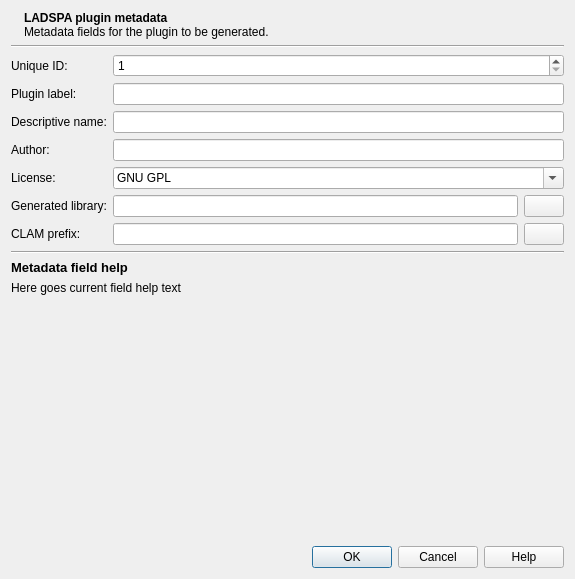
<ui version="4.0" >
 <author>David Garcia Garzon</author>
 <class>LadspaMetadataEditor</class>
 <widget class="QDialog" name="LadspaMetadataEditor" >
  <property name="geometry" >
   <rect>
    <x>0</x>
    <y>0</y>
    <width>575</width>
    <height>579</height>
   </rect>
  </property>
  <property name="windowTitle" >
   <string>LADSPA plugin generation</string>
  </property>
  <layout class="QVBoxLayout" name="verticalLayout_2" >
   <item>
    <layout class="QHBoxLayout" name="horizontalLayout" >
     <item>
      <widget class="QLabel" name="label_6" >
       <property name="sizePolicy" >
        <sizepolicy vsizetype="Preferred" hsizetype="Fixed" >
         <horstretch>0</horstretch>
         <verstretch>0</verstretch>
        </sizepolicy>
       </property>
       <property name="text" >
        <string/>
       </property>
       <property name="pixmap" >
        <pixmap resource="images.qrc" >:/icons/images/lau_logo.png</pixmap>
       </property>
       <property name="scaledContents" >
        <bool>false</bool>
       </property>
       <property name="alignment" >
        <set>Qt::AlignLeading|Qt::AlignLeft|Qt::AlignTop</set>
       </property>
      </widget>
     </item>
     <item>
      <widget class="QLabel" name="label_7" >
       <property name="sizePolicy" >
        <sizepolicy vsizetype="Preferred" hsizetype="Preferred" >
         <horstretch>0</horstretch>
         <verstretch>0</verstretch>
        </sizepolicy>
       </property>
       <property name="text" >
        <string>&lt;b>LADSPA plugin metadata&lt;/b>
&lt;br/>Metadata fields for the plugin to be generated.</string>
       </property>
       <property name="alignment" >
        <set>Qt::AlignLeading|Qt::AlignLeft|Qt::AlignTop</set>
       </property>
       <property name="wordWrap" >
        <bool>true</bool>
       </property>
      </widget>
     </item>
     <item>
      <widget class="QLabel" name="label_9" >
       <property name="sizePolicy" >
        <sizepolicy vsizetype="Fixed" hsizetype="Fixed" >
         <horstretch>0</horstretch>
         <verstretch>0</verstretch>
        </sizepolicy>
       </property>
       <property name="text" >
        <string/>
       </property>
       <property name="pixmap" >
        <pixmap resource="images.qrc" >:/icons/images/clamlogo.png</pixmap>
       </property>
      </widget>
     </item>
    </layout>
   </item>
   <item>
    <widget class="Line" name="line_2" >
     <property name="orientation" >
      <enum>Qt::Horizontal</enum>
     </property>
    </widget>
   </item>
   <item>
    <layout class="QFormLayout" name="formLayout" >
     <property name="fieldGrowthPolicy" >
      <enum>QFormLayout::AllNonFixedFieldsGrow</enum>
     </property>
     <item row="1" column="0" >
      <widget class="QLabel" name="label_5" >
       <property name="text" >
        <string>Unique ID:</string>
       </property>
       <property name="buddy" >
        <cstring>ladspaUniqueId</cstring>
       </property>
      </widget>
     </item>
     <item row="1" column="1" >
      <widget class="QSpinBox" name="ladspaUniqueId" >
       <property name="whatsThis" >
        <string>The unique id is a number that indentifies the plugin uniquely world wide.</string>
       </property>
       <property name="minimum" >
        <number>1</number>
       </property>
       <property name="maximum" >
        <number>2147483647</number>
       </property>
      </widget>
     </item>
     <item row="2" column="0" >
      <widget class="QLabel" name="label" >
       <property name="text" >
        <string>Plugin label:</string>
       </property>
       <property name="buddy" >
        <cstring>ladspaLabel</cstring>
       </property>
      </widget>
     </item>
     <item row="2" column="1" >
      <widget class="QLineEdit" name="ladspaLabel" >
       <property name="whatsThis" >
        <string>The plugin label is a mnemonic identifier that can be used in conjuction with the library name instead of using the numeric id. No spaces are allowed in the label. The convention is to add an increasing number at the end for different incompatible versions of the same plugin.
Example: sine28</string>
       </property>
      </widget>
     </item>
     <item row="3" column="0" >
      <widget class="QLabel" name="label_2" >
       <property name="text" >
        <string>Descriptive name:</string>
       </property>
       <property name="buddy" >
        <cstring>ladspaName</cstring>
       </property>
      </widget>
     </item>
     <item row="3" column="1" >
      <widget class="QLineEdit" name="ladspaName" >
       <property name="toolTip" >
        <string>This is the descriptive name that the host application will display to the final user.</string>
       </property>
       <property name="whatsThis" >
        <string>This is the descriptive name that the host application will display to the final user.
Example: Sine Oscillator</string>
       </property>
      </widget>
     </item>
     <item row="4" column="0" >
      <widget class="QLabel" name="label_3" >
       <property name="text" >
        <string>Author:</string>
       </property>
       <property name="buddy" >
        <cstring>ladspaMaker</cstring>
       </property>
      </widget>
     </item>
     <item row="4" column="1" >
      <widget class="QLineEdit" name="ladspaMaker" >
       <property name="whatsThis" >
        <string>The author (maker) is the name of the maker of the plugin. The convention is to specify both the name and a contact email enclosed in angles.
Example: Richard Stallman &lt;rms@fsf.org></string>
       </property>
      </widget>
     </item>
     <item row="5" column="0" >
      <widget class="QLabel" name="label_4" >
       <property name="text" >
        <string>License:</string>
       </property>
       <property name="buddy" >
        <cstring>ladspaCopyright</cstring>
       </property>
      </widget>
     </item>
     <item row="5" column="1" >
      <widget class="QComboBox" name="ladspaCopyright" >
       <property name="whatsThis" >
        <string>This is the license (copyright) of the Plugin. Since the plugin links against CLAM, that is GPL, you have to choose a GPL compatible license.
</string>
       </property>
       <property name="editable" >
        <bool>true</bool>
       </property>
       <item>
        <property name="text" >
         <string>GNU GPL</string>
        </property>
       </item>
       <item>
        <property name="text" >
         <string>GNU LGPL</string>
        </property>
       </item>
      </widget>
     </item>
     <item row="7" column="0" >
      <widget class="QLabel" name="label_8" >
       <property name="text" >
        <string>Generated library:</string>
       </property>
       <property name="buddy" >
        <cstring>ladspaLibrary</cstring>
       </property>
      </widget>
     </item>
     <item row="7" column="1" >
      <layout class="QHBoxLayout" name="horizontalLayout_2" >
       <item>
        <widget class="QLineEdit" name="ladspaLibrary" >
         <property name="whatsThis" >
          <string>This field is not metadata but a chooser for the target library file you want to generate. Click on the side button to choose a location.</string>
         </property>
        </widget>
       </item>
       <item>
        <widget class="QPushButton" name="browseLadspaLibrary" >
         <property name="icon" >
          <iconset resource="images.qrc" >
           <normaloff>:/icons/images/fileopen.png</normaloff>:/icons/images/fileopen.png</iconset>
         </property>
        </widget>
       </item>
      </layout>
     </item>
     <item row="8" column="0" >
      <widget class="QLabel" name="label_12" >
       <property name="text" >
        <string>CLAM prefix:</string>
       </property>
      </widget>
     </item>
     <item row="8" column="1" >
      <layout class="QHBoxLayout" name="horizontalLayout_3" >
       <item>
        <widget class="QLineEdit" name="clamPrefix" >
         <property name="whatsThis" >
          <string>The prefix where the CLAM libraries have been installed. Common paths are: /usr or /usr/local in Linux/Unix/MacOs and c:/MinGW/local in windows.

Building LADSPA plugins requires the development files or SDK not just the run time libraries.</string>
         </property>
        </widget>
       </item>
       <item>
        <widget class="QPushButton" name="browseClamPrefix" >
         <property name="icon" >
          <iconset resource="images.qrc" >
           <normaloff>:/icons/images/fileopen.png</normaloff>:/icons/images/fileopen.png</iconset>
         </property>
        </widget>
       </item>
      </layout>
     </item>
    </layout>
   </item>
   <item>
    <widget class="Line" name="line" >
     <property name="orientation" >
      <enum>Qt::Horizontal</enum>
     </property>
    </widget>
   </item>
   <item>
    <layout class="QVBoxLayout" name="verticalLayout" >
     <item>
      <widget class="QLabel" name="label_11" >
       <property name="text" >
        <string>&lt;!DOCTYPE HTML PUBLIC "-//W3C//DTD HTML 4.0//EN" "http://www.w3.org/TR/REC-html40/strict.dtd">
&lt;html>&lt;head>&lt;meta name="qrichtext" content="1" />&lt;style type="text/css">
p, li { white-space: pre-wrap; }
&lt;/style>&lt;/head>&lt;body style=" font-family:'DejaVu Sans'; font-size:10pt; font-weight:400; font-style:normal;">
&lt;p style=" margin-top:0px; margin-bottom:0px; margin-left:0px; margin-right:0px; -qt-block-indent:0; text-indent:0px;">&lt;span style=" font-weight:600;">Metadata field help&lt;/span>&lt;/p>&lt;/body>&lt;/html></string>
       </property>
      </widget>
     </item>
     <item>
      <widget class="FocusPropertyFollower" name="label_10" >
       <property name="sizePolicy" >
        <sizepolicy vsizetype="MinimumExpanding" hsizetype="Preferred" >
         <horstretch>0</horstretch>
         <verstretch>0</verstretch>
        </sizepolicy>
       </property>
       <property name="text" >
        <string>Here goes current field help text</string>
       </property>
       <property name="alignment" >
        <set>Qt::AlignLeading|Qt::AlignLeft|Qt::AlignTop</set>
       </property>
       <property name="wordWrap" >
        <bool>true</bool>
       </property>
      </widget>
     </item>
    </layout>
   </item>
   <item>
    <widget class="QDialogButtonBox" name="buttonBox" >
     <property name="orientation" >
      <enum>Qt::Horizontal</enum>
     </property>
     <property name="standardButtons" >
      <set>QDialogButtonBox::Cancel|QDialogButtonBox::Help|QDialogButtonBox::Ok</set>
     </property>
    </widget>
   </item>
  </layout>
 </widget>
 <customwidgets>
  <customwidget>
   <class>FocusPropertyFollower</class>
   <extends>QLabel</extends>
   <header>FocusPropertyFollower.hxx</header>
  </customwidget>
 </customwidgets>
 <tabstops>
  <tabstop>ladspaUniqueId</tabstop>
  <tabstop>ladspaLabel</tabstop>
  <tabstop>ladspaName</tabstop>
  <tabstop>ladspaMaker</tabstop>
  <tabstop>ladspaCopyright</tabstop>
  <tabstop>ladspaLibrary</tabstop>
  <tabstop>browseLadspaLibrary</tabstop>
  <tabstop>clamPrefix</tabstop>
  <tabstop>browseClamPrefix</tabstop>
  <tabstop>buttonBox</tabstop>
 </tabstops>
 <resources>
  <include location="images.qrc" />
 </resources>
 <connections>
  <connection>
   <sender>buttonBox</sender>
   <signal>accepted()</signal>
   <receiver>LadspaMetadataEditor</receiver>
   <slot>accept()</slot>
   <hints>
    <hint type="sourcelabel" >
     <x>222</x>
     <y>458</y>
    </hint>
    <hint type="destinationlabel" >
     <x>157</x>
     <y>274</y>
    </hint>
   </hints>
  </connection>
  <connection>
   <sender>buttonBox</sender>
   <signal>rejected()</signal>
   <receiver>LadspaMetadataEditor</receiver>
   <slot>reject()</slot>
   <hints>
    <hint type="sourcelabel" >
     <x>290</x>
     <y>464</y>
    </hint>
    <hint type="destinationlabel" >
     <x>286</x>
     <y>274</y>
    </hint>
   </hints>
  </connection>
 </connections>
</ui>
